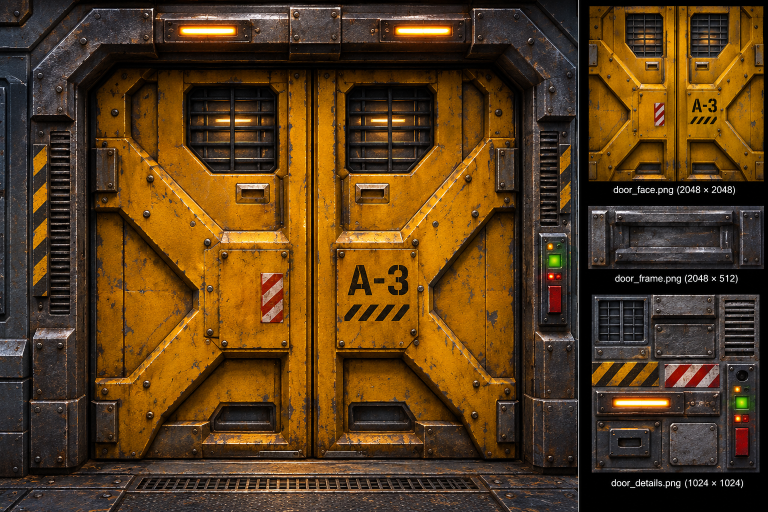
#> input picture experiments/glon-doom/assets/doors/reference/blast-door-reference.png, 1536 x 1024 px (shown at 1/2 size)
$ python convert_g5x_door.py
#> lines starting #> are read from the running program, lines starting #| are printed output that depends on the picture
#!/usr/bin/env python3
"""Extract the two blast-door leaves from the supplied G5x reference sheet.

The supplied image is a concept sheet: the large front view on the left is the
only resolution suitable for close-up use.  The two leaf crops exclude the
outer frame and header but retain the central interlock seam.  No upscaling or
procedural reconstruction is performed.
"""
from PIL import Image
import hashlib
import pathlib
import sys

ROOT = pathlib.Path(__file__).resolve().parent.parent
SRC = ROOT / "assets" / "doors" / "reference" / "blast-door-reference.png"
OUT = ROOT / "assets" / "doors"

# Large front view in the concept sheet.  Inner edges meet at x=660.
CROPS = {
    "left": (210, 145, 660, 930),
    "right": (660, 145, 1070, 930),
}


def load_source():
    im = Image.open(SRC).convert("RGB")
#> im is the input picture: PIL image 1536x1024 RGB; mean R, G, B 87.6, 59.8, 25.9
    if im.size != (1536, 1024):
        sys.exit(f"{SRC}: expected 1536x1024 concept sheet, got {im.size}")
    return im


def main():
    im = load_source()
    OUT.mkdir(parents=True, exist_ok=True)
    leaves = {}
    for name, box in CROPS.items():
        leaf = im.crop(box)
        leaf.save(OUT / f"blast-door-{name}.png")
        leaves[name] = leaf
        print(f"{name}: {leaf.size}")
#> this loop made 2 passes
#> pass 1, in main, `leaf = im.crop(box)`:
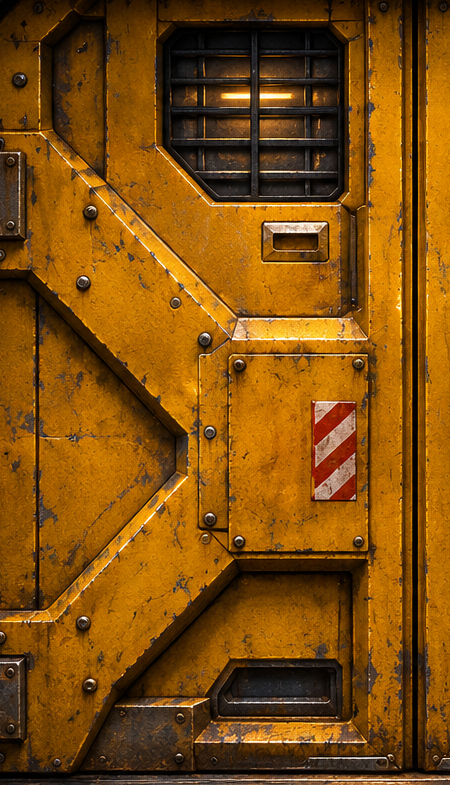
#> leaf: PIL image 450x785 RGB; mean R, G, B 127.5, 77.6, 12.2
#> pass 2, in main, `leaf = im.crop(box)`:
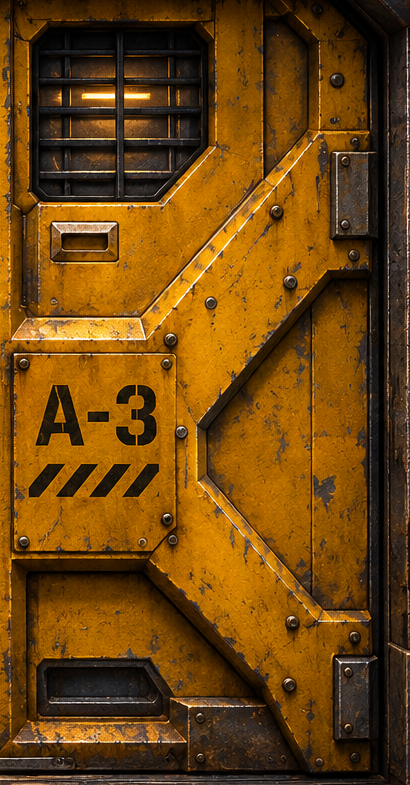
#> leaf: PIL image 410x785 RGB; mean R, G, B 109.8, 68.6, 14.5
#> after the loop, leaves = 2 items

    for name, leaf in leaves.items():
        raw = OUT / f"blast-door-{name}.rgb"
        raw.write_bytes(leaf.tobytes())
        print(f"{raw}: {raw.stat().st_size} bytes")
#> this loop made 2 passes
#> name on passes 1 to 2: 'left', 'right'
#| experiments/glon-doom/assets/doors/blast-door-left.rgb: 1059750 bytes
#| experiments/glon-doom/assets/doors/blast-door-right.rgb: 965550 bytes
    print(f"sheet sha256={hashlib.sha256(SRC.read_bytes()).hexdigest()}")


if __name__ == "__main__":
    main()
